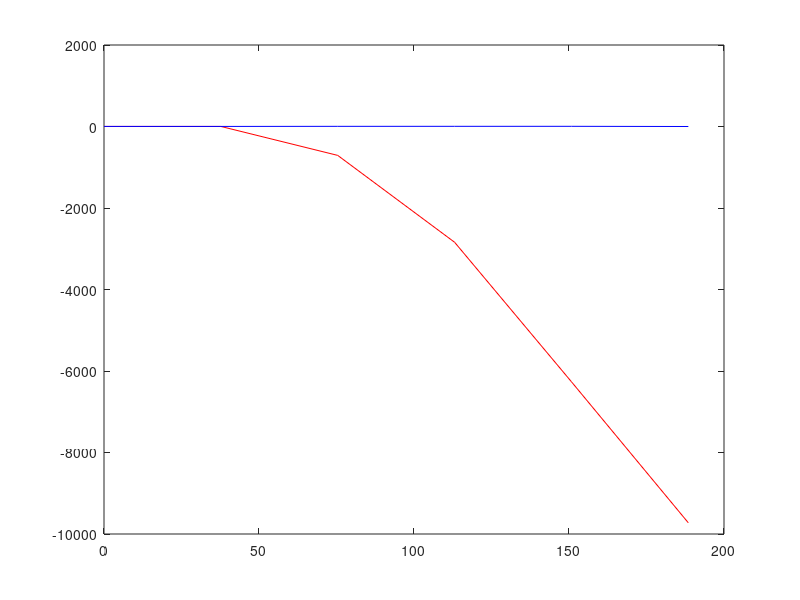

Source code (MATLAB):
clear; clc; close all;

% Set initial frequency
w0 = 1;

% Set final time to be 30 periods out and get step size
tfinal=2 * pi / w0 * 30;

N = input('Input the number of steps to be taken: ')
tao = tfinal / N ;
t = linspace(0, tfinal, N + 1)
theta = zeros(1, N + 1);
omega = zeros(1, N + 1);

theta(1) = pi / 2;
omega(1) = 0;

for n=1:N
	% Compute 1/2 steps (predictor step)
	theta_half = theta(n) + (omega(n)) * tao / 2;
	omega_half(n + 1) = omega(n) +  (- w0.^2 .* sin(theta(n))) * tao / 2 ;
	
	% Compute full steps (corrector step)
	theta(n + 1) = theta(n) + omega_half(n) * tao;  % TODO: This is wrong
	omega(n + 1) = omega(n) + (- w0.^2 .* sin(theta(n))) * tao;  % TODO: This is wrong
end

plot_2 = pi .* w0 ./ (2 .* ellipke(linspace(0, 1, N+1)) .* (sin(theta ./ 2) .^2))

plot(t, theta, 'r-', t, plot_2, 'b-');  % TODO: This is wrong
